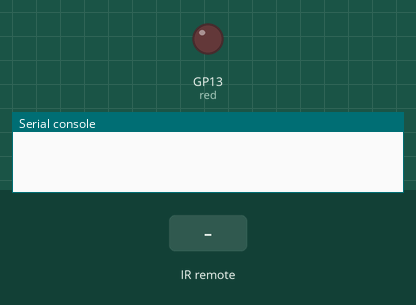
This program was run on a simulated Raspberry Pi Pico running MicroPython. Shown: output pins drawn as LEDs (lit = HIGH), the last lines printed to the serial console. The inputs (shaded band) are chosen by the test bench.

Above: at 1.2 s.
1.3 s: infrared code 0x16 received
At 2.4 s:
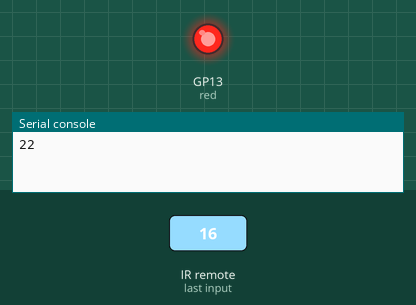
Timing chart, 0 to 4.3 s (numbered marks = the images above; inputs shaded):
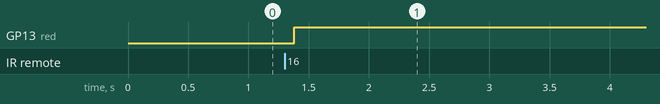

The program:

led_ir_rx_control.py
```python
import time
from machine import Pin
from picozero import LED
from ir_rx.nec import NEC_8  # NEC remote, 8 bit addresses

red = LED(13)

def light():
    red.toggle()

def callback(data, addr, ctrl):
    if data < 0:  # NEC protocol sends repeat codes.
        pass
    else:
        print(data)
        if data == 22:
            light()

ir = NEC_8(Pin(17, Pin.IN), callback)

while True:
    pass
    
```

Measured:
- after the input at 1.3 s, GP13 (red): LOW → HIGH after 0.08 s
